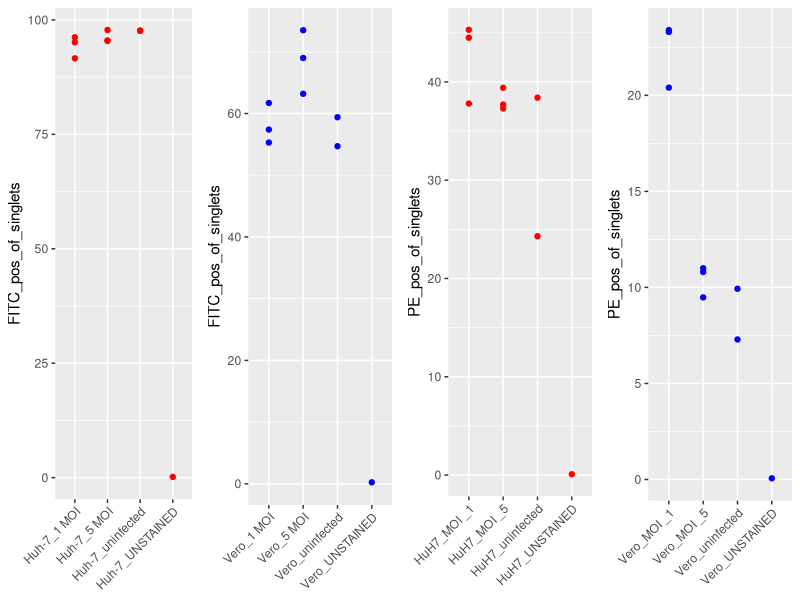

The R script that drew this image:
## ---- chunk 1
knitr::opts_chunk$set(warning = FALSE, message = FALSE, 
                      error = FALSE, echo = FALSE)
## ---- chunk 2
library(tidyverse)
library(stats)
library(broom)
library(kableExtra)
## ---- chunk 3
fitcHuh <- read_tsv("72hr/dioc_huh.txt")
fitcVero <- read_tsv("72hr/dioc_vero.txt")
peHuh <- read_tsv("72hr/mito_huh.txt")
peVero <- read_tsv("72hr/mito_vero.txt")
## ---- chunk 4
fitcCleanedHuh <- fitcHuh %>% 
  slice(-(10:11)) %>% 
  mutate(`Sample:` = str_replace(`Sample:`, 
                                 "DIOC [0-9][0-9] hr Vero and HuH7 Covid_9-[0-9][0-9]-2020_", 
                                 ""),
         `Sample:` = str_replace(`Sample:`, "_1,3a,", "_"),
         `Sample:` = str_replace(`Sample:`, ".fcs", ""),
         `Sample:` = str_replace(`Sample:`, "_[0-9][0-9][0-9]", ""),
         `Sample:` = str_replace(`Sample:`, "_[0-9][0-9][0-9]", "")) %>% 
  rename(Sample = `Sample:`,
         FITC_pos_of_singlets = `Singlets/FITC_pos | Freq. of Parent`)

fitcCleanedVero <- fitcVero %>% 
  slice(-(10:11)) %>% 
  mutate(`Sample:` = str_replace(`Sample:`, 
                                 "DIOC [0-9][0-9] hr Vero and HuH7 Covid_9-2[0-9]-2020_", 
                                 ""),
         `Sample:` = str_replace(`Sample:`, "_1,3a,", "_"),
         `Sample:` = str_replace(`Sample:`, ".fcs", ""),
         `Sample:` = str_replace(`Sample:`, "_[0-9][0-9][0-9]", ""),
         `Sample:` = str_replace(`Sample:`, "_[0-9][0-9][0-9]", "")) %>% 
  rename(Sample = `Sample:`,
         FITC_pos_of_singlets = `Singlets/FITC_pos | Freq. of Parent`)


peCleanedVero <- peVero %>%
  slice(-(10:11)) %>% 
  mutate(
    `Sample:` = str_replace(`Sample:`, "MitoSoX [0-9][0-9] hr", ""),
    `Sample:` = str_remove(`Sample:`, "Vero and Huh7 9_2[0-9]_2020_"),
    `Sample:` = str_replace(`Sample:`, "1,3a,", "_"),
    `Sample:` = str_replace(`Sample:`, ".fcs", ""),
    `Sample:` = str_replace(`Sample:`, "_[0-9][0-9][0-9]", ""),
    `Sample:` = str_replace(`Sample:`, "_[0-9][0-9][0-9]", "")) %>% 
  rename(Sample = `Sample:`,
         PE_pos_of_singlets = `Singlets/PE_pos | Freq. of Parent`)

peCleanedHuh <- peHuh %>%
  slice(-(10:11)) %>% 
  mutate(
    `Sample:` = str_replace(`Sample:`, "MitoSoX [0-9][0-9] hr", ""),
    `Sample:` = str_remove(`Sample:`, "Vero and Huh7 9_2[0-9]_2020_"),
    `Sample:` = str_replace(`Sample:`, "1,3a,", "_"),
    `Sample:` = str_replace(`Sample:`, ".fcs", ""),
    `Sample:` = str_replace(`Sample:`, "_[0-9][0-9][0-9]", ""),
    `Sample:` = str_replace(`Sample:`, "_[0-9][0-9][0-9]", "")) %>% 
  rename(Sample = `Sample:`,
         PE_pos_of_singlets = `Singlets/PE_pos | Freq. of Parent`)
 
## ---- chunk 5
fitcCleanedHuhGraph <- fitcCleanedHuh %>% 
  ggplot(aes(y = FITC_pos_of_singlets, x = Sample)) +
  geom_point(color = 'red') +
  theme(axis.text.x=element_text(angle=45, hjust=1),
        axis.title.x = element_blank())

fitcCleanedVeroGraph <- fitcCleanedVero %>% 
  ggplot(aes(y = FITC_pos_of_singlets, x = Sample),
         axis.title.x = element_blank()) +
  geom_point(color = 'blue') +
  theme(axis.text.x=element_text(angle=45, hjust=1),
        axis.title.x = element_blank())

peCleanedHuhGraph <- peCleanedHuh %>% 
  ggplot(aes(y = PE_pos_of_singlets, x = Sample)) +
  geom_point(color = 'red') +
  theme(axis.text.x=element_text(angle=45, hjust=1),
        axis.title.x = element_blank())

peCleanedVeroGraph <- peCleanedVero %>% 
  ggplot(aes(y = PE_pos_of_singlets, x = Sample)) +
  geom_point(color = 'blue') +
  theme(axis.text.x=element_text(angle=45, hjust=1),
        axis.title.x = element_blank())


gridExtra::grid.arrange(fitcCleanedHuhGraph, fitcCleanedVeroGraph, peCleanedHuhGraph, peCleanedVeroGraph,
                        nrow = 1)  
## ---- chunk 6
fitcCleanedVero %>% 
  slice(-1) %>% 
  nest() %>%
  mutate(aov_result = map(data, ~aov(FITC_pos_of_singlets ~ Sample, data = .x)),
            tukey_result = map(aov_result, TukeyHSD),
            tidy_tukey = map(tukey_result, tidy)) %>%
     unnest(tidy_tukey, .drop = TRUE) %>% 
  select(-(1:3), -(6:9)) %>% 
  kbl(caption = "DiOC6 Vero") %>% 
  kable_paper("hover", full_width = F)
## ---- chunk 7
fitcCleanedHuh %>% 
  slice(-1) %>% 
  nest() %>%
  mutate(aov_result = map(data, ~aov(FITC_pos_of_singlets ~ Sample, data = .x)),
            tukey_result = map(aov_result, TukeyHSD),
            tidy_tukey = map(tukey_result, tidy)) %>%
     unnest(tidy_tukey, .drop = TRUE) %>% 
  select(-(1:3), -(6:9)) %>% 
  kbl(caption = "DiOC6 HuH7") %>% 
  kable_paper("hover", full_width = F)
## ---- chunk 8
peCleanedVero %>% 
  slice(-7) %>% 
  nest() %>%
  mutate(aov_result = map(data, ~aov(PE_pos_of_singlets ~ Sample, data = .x)),
            tukey_result = map(aov_result, TukeyHSD),
            tidy_tukey = map(tukey_result, tidy)) %>%
     unnest(tidy_tukey, .drop = TRUE) %>% 
  select(-(1:3), -(6:9)) %>% 
  kbl(caption = "MitoSox Vero") %>% 
  kable_paper("hover", full_width = F)
## ---- chunk 9
peCleanedHuh %>% 
  slice(-7) %>% 
  nest() %>%
  mutate(aov_result = map(data, ~aov(PE_pos_of_singlets ~ Sample, data = .x)),
            tukey_result = map(aov_result, TukeyHSD),
            tidy_tukey = map(tukey_result, tidy)) %>%
     unnest(tidy_tukey, .drop = TRUE) %>% 
  select(-(1:3), -(6:9)) %>% 
  kbl(caption = "MitoSox HuH7") %>% 
  kable_paper("hover", full_width = F)
